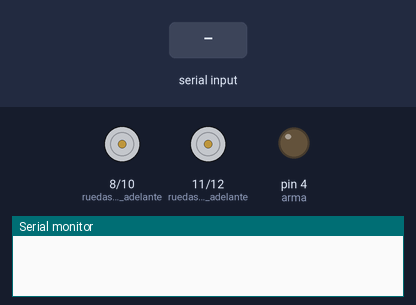
The sketch below on a simulated Arduino Uno, built with avr-gcc and run on an emulated ATmega328P. Parts: motor-driver pin pairs drawn as motors (green arrow = first pin HIGH = forward, orange = second pin HIGH = backward, longer = more drive), output pins drawn as LEDs (lit = HIGH), the last lines printed to the serial monitor. The test bench sets the inputs (shaded band).

Above: at 1.2 s.
1.3 s: "G" received over the second serial link
At 2.1 s:
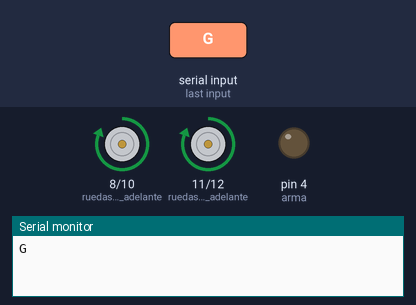
2.8 s: "B" received over the second serial link
At 3.3 s:
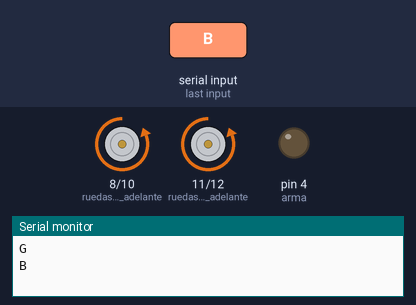
4.3 s: "L" received over the second serial link
At 5.5 s:
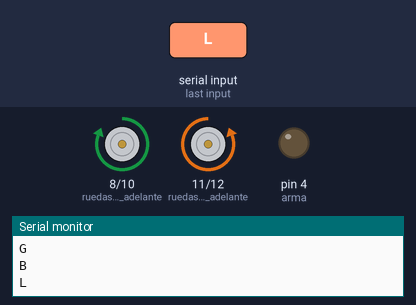
5.8 s: "R" received over the second serial link
At 6.8 s:
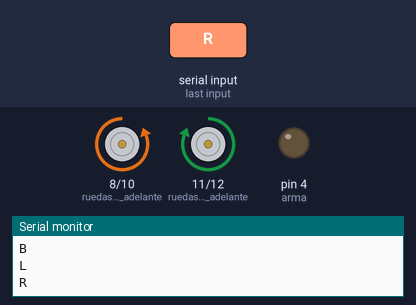
7.3 s: "W" received over the second serial link
At 7.9 s:
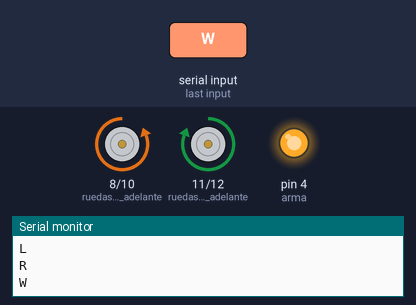
8.8 s: "S" received over the second serial link
At 10.2 s:
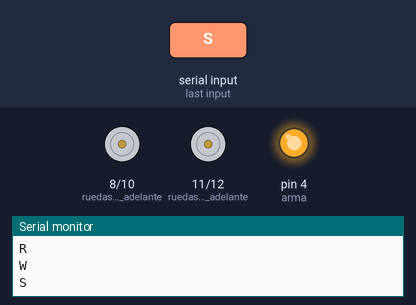
Timing chart, 0 to 11.3 s (numbered marks = the images above; inputs shaded):
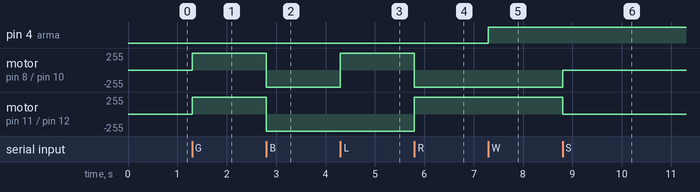

Measured:
- after the input at 1.3 s, motor on pin 8 (ruedas_derecha_adelante) / pin 10 (ruedas_derecha_atras), motor on pin 11 (ruedas_izquierda_adelante) / pin 12 (ruedas_izquierda_atras): stopped → forward 255/255 at once
- after the input at 2.8 s, motor on pin 8 (ruedas_derecha_adelante) / pin 10 (ruedas_derecha_atras), motor on pin 11 (ruedas_izquierda_adelante) / pin 12 (ruedas_izquierda_atras): forward 255/255 → backward 255/255 at once
- after the input at 4.3 s, motor on pin 8 (ruedas_derecha_adelante) / pin 10 (ruedas_derecha_atras): backward 255/255 → forward 255/255 at once
- after the input at 5.8 s, motor on pin 8 (ruedas_derecha_adelante) / pin 10 (ruedas_derecha_atras): forward 255/255 → backward 255/255 at once; motor on pin 11 (ruedas_izquierda_adelante) / pin 12 (ruedas_izquierda_atras): backward 255/255 → forward 255/255 at once
- after the input at 7.3 s, pin 4 (arma): LOW → HIGH at once
- after the input at 8.8 s, motor on pin 8 (ruedas_derecha_adelante) / pin 10 (ruedas_derecha_atras): backward 255/255 → stopped at once; motor on pin 11 (ruedas_izquierda_adelante) / pin 12 (ruedas_izquierda_atras): forward 255/255 → stopped at once

The sketch:

codigo.ino
```cpp
// Puertos Arduino
#include <SoftwareSerial.h>
SoftwareSerial serialBT(3, 2);

char state;

int ruedas_izquierda_adelante = 11;
int ruedas_izquierda_atras = 12;
int ruedas_derecha_adelante = 8;
int ruedas_derecha_atras = 10;
int arma = 4;

// Inicialización de variables
void setup()
{
  pinMode(ruedas_izquierda_adelante, OUTPUT);
  pinMode(ruedas_izquierda_atras, OUTPUT);
  pinMode(ruedas_derecha_adelante, OUTPUT);
  pinMode(ruedas_derecha_atras, OUTPUT);
  pinMode(arma, OUTPUT);
  limpiarRuedas();   // todos los motores parten apagados
  limpiarArma();
  Serial.begin(9600);
  serialBT.begin(9600);
}

void loop() {
  leerSerial();
}


void limpiarRuedas(){
  digitalWrite(ruedas_izquierda_adelante, 0);
  digitalWrite(ruedas_izquierda_atras, 0);
  digitalWrite(ruedas_derecha_adelante, 0);
  digitalWrite(ruedas_derecha_atras, 0);
}

void limpiarArma(){
  digitalWrite(arma, 0);
  }
void avanza(){
  digitalWrite(ruedas_derecha_adelante, 1);
  digitalWrite(ruedas_izquierda_adelante, 1);
}

void retrocede(){
  digitalWrite(ruedas_derecha_atras, 1);
  digitalWrite(ruedas_izquierda_atras, 1);
}

void izquierda(){
  digitalWrite(ruedas_izquierda_atras, 1);
  digitalWrite(ruedas_derecha_adelante, 1);
}

void derecha(){
  digitalWrite(ruedas_izquierda_adelante, 1);
  digitalWrite(ruedas_derecha_atras, 1);
}

void leerSerial() {
  serialBT.listen();
  if (serialBT.available() > 0) {
    state = serialBT.read();
    Serial.println(state);

    if (state == 'G') {
      limpiarRuedas();
      avanza();
	}

    if (state == 'B') {
      limpiarRuedas();
      retrocede();
	}

    if (state == 'S') {
      limpiarRuedas();

	}

    if (state == 'L') {
      limpiarRuedas();
      izquierda();
    }

    if (state == 'R') {
      limpiarRuedas();
      derecha();
    }

    if (state == 'W') {
      digitalWrite(arma,1);

    }
    if (state == 'M'){
      limpiarArma();
    }


  }
}
```
